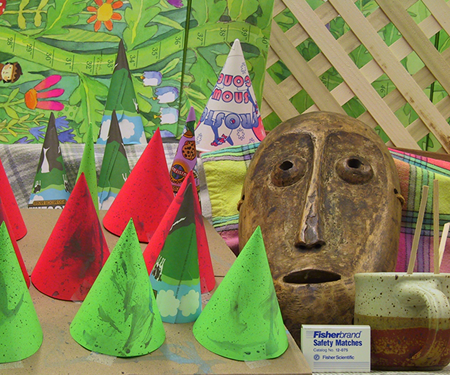
%> input picture EE5731/Yao Yuan_A2/part2/im2.png, 450 x 375 px
$ octave Part2.m   (GNU Octave 9; MATLAB toolbox functions it lacks are replaced by stand-ins)
%> lines starting %> are read from the running program, lines starting %| are printed output that depends on the picture
### EE5731/Yao Yuan_A2/part3/get_4edges.m
function E = get_4edges(height, width)

% EDGE4CONNECTED Creates edges where each node
%   is connected to its four adjacent neighbors on a
%   height x width grid.
%   E - a vector in which each row i represents an edge
%   E(i,1) --> E(i,2). The edges are listed is in the following
%   neighbor order: down,up,right,left, where nodes
%   indices are taken column-major.
%
%   (c) 2008 Michael Rubinstein, WDI R&D and IDC
%   $Revision$
%   $Date$
%

    N = height*width;
    I = []; J = [];
    % connect vertically (down, then up)
    is = [1:N]'; is([height:height:N])=[];
    js = is+1;
    I = [I;is;js];
    J = [J;js;is];

    % connect horizontally (right, then left)
    is = [1:N-height]';
    js = is+height;
    I = [I;is;js];
    J = [J;js;is];

    E = [I,J];

end

### EE5731/Yao Yuan_A2/part2/Part2.m
%% Part 2
clc;
clear;
addpath(genpath('../GCMex/'));

%% Read images
img1 = double(imread('im2.png'));
img2 = double(imread('im6.png'));
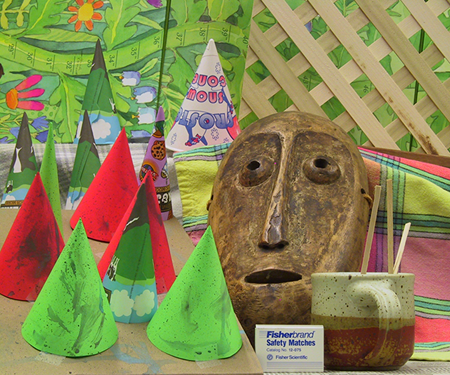
%> input picture EE5731/Yao Yuan_A2/part2/im6.png, 450 x 375 px
[Height, Width, Depth] = size(img1);
%> Height = 375; Width = 450; Depth = 3

img1 = flip(flip(img1, 1), 2);
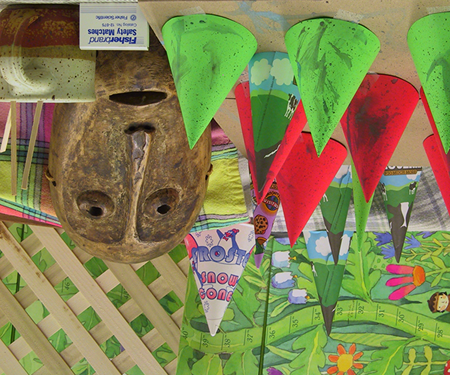
%> img1: size 375x450x3 double; mean R, G, B 132.6, 130.2, 82.3; mean of the top-left, top-right, bottom-left and bottom-right quarters 102.6, 115.5, 120.6, 121.4
img1 = reshape(img1, 1, [], 3);
img2 = flip(flip(img2, 1), 2);
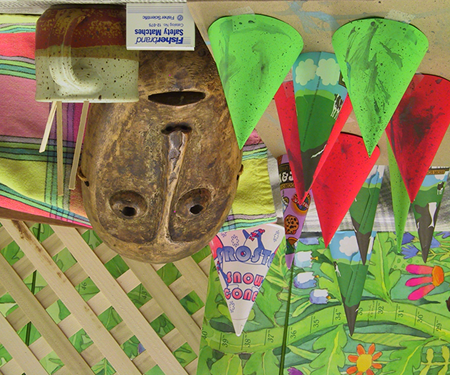
%> img2: size 375x450x3 double; mean R, G, B 137.4, 133.3, 83.6; mean of the top-left, top-right, bottom-left and bottom-right quarters 107.6, 116.2, 123.8, 124.8
img2 = reshape(img2, 1, [], 3);
%% Begin code
number_labels = 50;
number_pixel = Width * Height;
%> number_pixel = 168750
unary = [];

for i = 1:number_labels
    t = Height * i;
    im1 = img1;im1(:, (number_pixel - t + 1):number_pixel, :) = [];
    im2 = img2;im2(:, 1:t, :) = [];
    M = sqrt(sum((im2 - im1).^2, 3));
    M = [M, 3 * zeros(1, t)];
    unary = [unary; M];
end

% get the sparse matrix
r = img1(:, :, 1);
g = img1(:, :, 2);
b = img1(:, :, 3);

E = get_4edges(Height,Width);

r_dist = sqrt((r(E(:, 1))-r(E(:, 2))).^2);
g_dist = sqrt((g(E(:, 1))-g(E(:, 2))).^2);
b_dist = sqrt((b(E(:, 1))-b(E(:, 2))).^2);
dist = r_dist + g_dist + b_dist;

pairwise = sparse(E(:, 1),E(:, 2),double(dist), number_pixel, number_pixel, 4*number_pixel);
unary = unary./max(unary(:));

% Find the best lambda
lambda_list = [0.0005, 0.001, 0.002, 0.003, 0.005, 0.01];
labelcost = pdist2((1:number_labels)', (1:number_labels)');
labelcost( labelcost > 1) = 1;
class = ones(1, number_pixel);

for lambda = lambda_list

%> (the run ends here)
